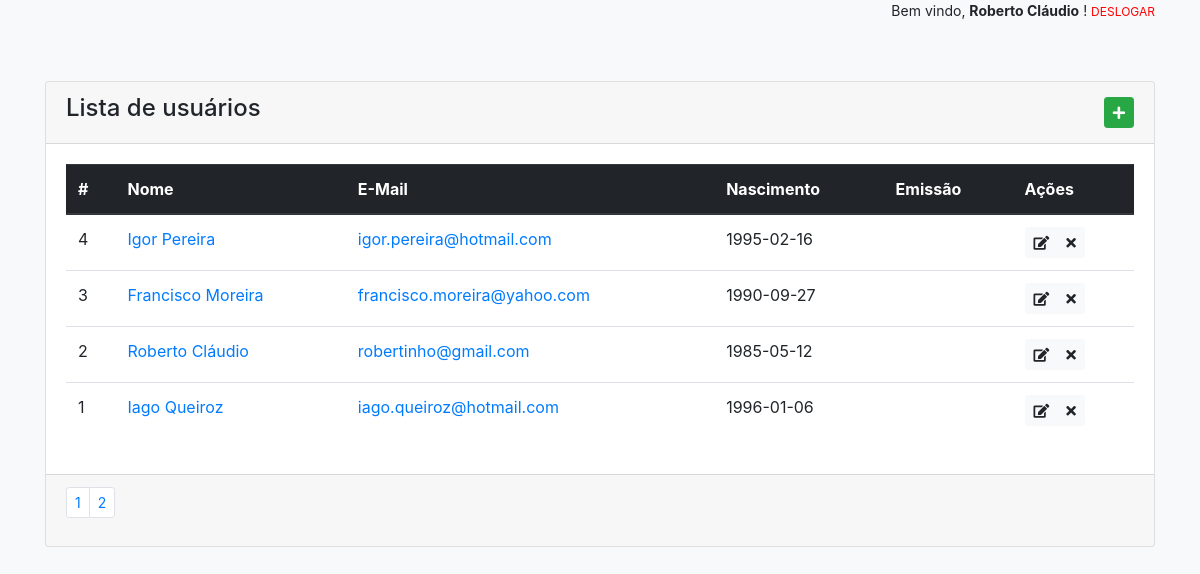
/users?page=2 (signed in), run on the app's committed database.
### tables this page shows
CREATE TABLE IF NOT EXISTS `users` (
  `id` int(10) UNSIGNED NOT NULL AUTO_INCREMENT,
  `nome` varchar(70) NOT NULL,
  `email` varchar(120) NOT NULL,
  `senha` varchar(120) NOT NULL,
  `data_nascimento` date DEFAULT NULL,
  `emissao` int(11) DEFAULT NULL,
  `data_emissao` date DEFAULT NULL,
  PRIMARY KEY (`id`)
);

### app/Controllers/UsersController.php (called while the page is built, shortened)
<?php
class UsersController
{
    public function index()
    {
        $page  = isset($_GET['page']) ? filter_input(INPUT_GET, 'page', FILTER_VALIDATE_INT) : 1;
        $limit = 5;
        $model = new UserModel;
        $total    = $model->countTotal();
        $maxPages = ceil($total / $limit);
        $page     = ($page > $maxPages) ? $maxPages : $page;
        $offset = ($limit * $page) - $limit;
        $users  = $model->paginate($offset, $limit);
        require_once APP . 'Views/_partials/header.php';
        require_once APP . 'Views/users/index.php';
        require_once APP . 'Views/_partials/footer.php';
    }
}

### public/index.php (called while the page is built, shortened)
<?php
$app = new Application();

### app/Core/Model.php (called while the page is built, shortened)
<?php
class Model
{
    protected $db;
    private function setConnection()
    {
        try {
            $options = array(
                PDO::ATTR_DEFAULT_FETCH_MODE => PDO::FETCH_OBJ,
                PDO::ATTR_ERRMODE            => PDO::ERRMODE_EXCEPTION,
                PDO::MYSQL_ATTR_INIT_COMMAND => 'SET NAMES utf8',
            );
            $this->db = new PDO('mysql:host=' . DB_HOST . ';dbname=' . DB_NAME . ';charset=utf8', DB_USER, DB_PASS, $options);
        } catch (PDOException $e) {
            exit("The application cannot connect to the database");
        }
    }
    public function paginate($offset, $limit, $sort = 'DESC')
    {
        $sql   = "SELECT * FROM {$this->table} ORDER BY id {$sort} LIMIT {$offset},{$limit}";
        $query = $this->db->prepare($sql);
        $query->execute();
        return $query->fetchAll();
    }
    public function countTotal()
    {
        $sql   = "SELECT COUNT(id) as total FROM {$this->table}";
        $query = $this->db->prepare($sql);
        $query->execute();
        return (int) $query->fetch()->total;
    }
}

### app/Views/users/index.php (the view)
<section class="container users-list">
    <div class="card">
        <div class="card-header d-flex justify-content-between align-items-center">
            <h4>Lista de usuários</h4>
            <a href="#" class="btn btn-sm btn-success float-right" data-toggle="tooltip" title="Adicionar Novo"><i class="fas fa-plus"></i></a>
        </div>
        <div class="card-body">
            <table class="table">
                <thead class="thead-dark">
                    <tr>
                        <th scope="col">#</th>
                        <th scope="col">Nome</th>
                        <th scope="col">E-Mail</th>
                        <th scope="col">Nascimento</th>
                        <th scope="col">Emissão</th>
                        <th scope="col">Ações</th>
                    </tr>
                </thead>
                <tbody>
                    <?php foreach($users as $user): ?>
                        <tr>
                            <td scope="row"><?=$user->id?></td>
                            <td><a href="<?=URL?>users/show/<?=$user->id?>"><?=$user->nome?></a></td>
                            <td><a href="<?=URL?>users/show/<?=$user->id?>"><?=$user->email?></a></td>
                            <td><?=$user->data_nascimento?></td>
                            <td><?=$user->emissao?></td>
                            <td>
                                <div class="btn-group">
                                    <a href="<?=URL?>users/edit/<?=$user->id?>" class="btn btn-sm btn-light" data-toggle="tooltip" alt="Editar" title="Editar"><i class="fas fa-edit"></i></a>
                                    <a href="<?=URL?>users/delete/<?=$user->id?>" class="btn btn-sm btn-light" data-toggle="tooltip" alt="Excluir" title="Excluir" onclick="return confirm('Deseja mesmo excluir este usuário ?')"><i class="fas fa-times"></i></a>
                                </div>
                            </td>
                        </tr>
                    <?php endforeach; ?>
                </tbody>
            </table>
        </div>
        <?php if($maxPages > 1): ?>
        <div class="card-footer">
            <nav>
                <ul class="pagination pagination-sm">
                    <?php foreach(range(1, $maxPages) as $page): ?>
                        <li class="page-item">
                            <a href="?page=<?=$page?>" class="page-link"><?=$page?></a>
                        </li>
                    <?php endforeach; ?>
                </ul>
            </nav>
        </div>
        <?php endif; ?>
    </div>
</section>

### public/css/app.css (style rules this page uses)
html,body { height: 100%; background-color: #f7f9fb; }
.users-list, .user-info { margin-top: 60px; }

### data on the page
users: id "4", nome "Igor Pereira", email "igor.pereira@hotmail.com", data_nascimento "1995-02-16"
users: id "3", nome "Francisco Moreira", email "francisco.moreira@yahoo.com", data_nascimento "1990-09-27"
users: id "2", nome "Roberto Cláudio", email "robertinho@gmail.com", data_nascimento "1985-05-12"
users: id "1", nome "Iago Queiroz", email "iago.queiroz@hotmail.com", data_nascimento "1996-01-06"

### other printed values
$_SESSION['user_info']['name'] "Roberto Cláudio"
$page "1"
$page "2"
